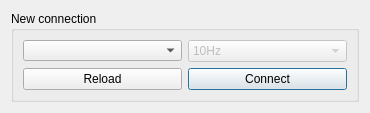
<?xml version="1.0" encoding="UTF-8"?>
<ui version="4.0">
 <class>DialogConfigure</class>
 <widget class="QDialog" name="DialogConfigure">
  <property name="geometry">
   <rect>
    <x>0</x>
    <y>0</y>
    <width>370</width>
    <height>107</height>
   </rect>
  </property>
  <property name="minimumSize">
   <size>
    <width>370</width>
    <height>0</height>
   </size>
  </property>
  <property name="maximumSize">
   <size>
    <width>16900</width>
    <height>16900</height>
   </size>
  </property>
  <property name="windowTitle">
   <string>Configuration</string>
  </property>
  <property name="windowIcon">
   <iconset>
    <normalon>:/linescaleGUI/logo/logo.png</normalon>
   </iconset>
  </property>
  <layout class="QVBoxLayout" name="verticalLayout">
   <item>
    <widget class="QGroupBox" name="groupConnection">
     <property name="title">
      <string>New connection</string>
     </property>
     <property name="flat">
      <bool>false</bool>
     </property>
     <property name="checkable">
      <bool>false</bool>
     </property>
     <layout class="QGridLayout" name="gridLayout">
      <item row="1" column="1">
       <widget class="QComboBox" name="boxFreq">
        <property name="enabled">
         <bool>false</bool>
        </property>
        <item>
         <property name="text">
          <string>10Hz</string>
         </property>
        </item>
        <item>
         <property name="text">
          <string>40Hz</string>
         </property>
        </item>
        <item>
         <property name="text">
          <string>640Hz</string>
         </property>
        </item>
        <item>
         <property name="text">
          <string>1280Hz</string>
         </property>
        </item>
       </widget>
      </item>
      <item row="1" column="0">
       <widget class="QComboBox" name="boxConnections">
        <property name="styleSheet">
         <string notr="true">padding-top: 2px; padding-bottom: 1px; padding-left: 2px; padding-right: 2px;</string>
        </property>
        <property name="duplicatesEnabled">
         <bool>false</bool>
        </property>
        <property name="frame">
         <bool>true</bool>
        </property>
       </widget>
      </item>
      <item row="2" column="1">
       <widget class="QPushButton" name="btnConnect">
        <property name="text">
         <string>Connect</string>
        </property>
        <property name="default">
         <bool>false</bool>
        </property>
        <property name="flat">
         <bool>false</bool>
        </property>
       </widget>
      </item>
      <item row="2" column="0">
       <widget class="QPushButton" name="btnReload">
        <property name="text">
         <string>Reload</string>
        </property>
        <property name="default">
         <bool>false</bool>
        </property>
        <property name="flat">
         <bool>false</bool>
        </property>
       </widget>
      </item>
     </layout>
    </widget>
   </item>
  </layout>
 </widget>
 <resources>
  <include location="../../assets/resource.qrc"/>
 </resources>
 <connections/>
</ui>
